Frame 1 (no input): blank canvas, image omitted
Frame 60 (no input): blank canvas, image omitted
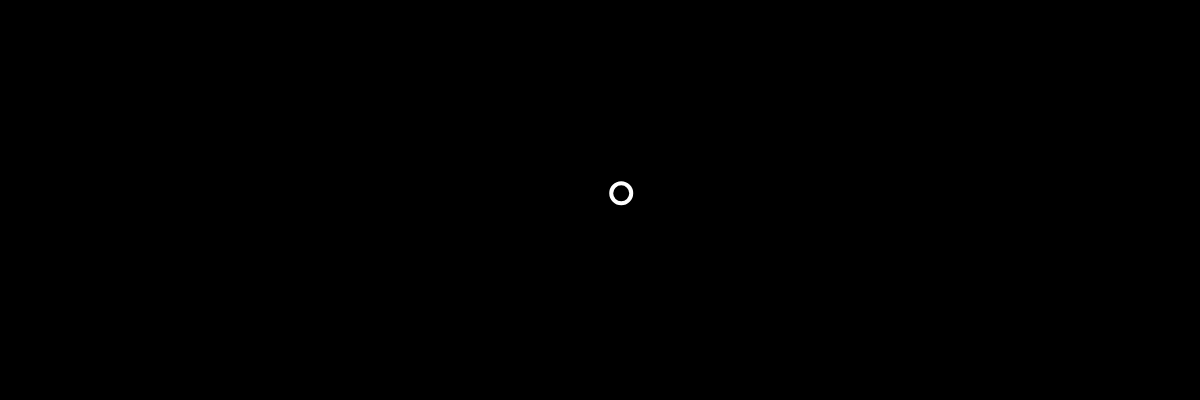
Frame 120 (the mouse pressed at the canvas centre since frame 60)

The p5.js sketch whose frames 1 and 60 were blank and that drew this single picture after the mouse press (run headless with seeded random() and noise() and a simulated clock; from frame 60 on, the mouse is pressed at the canvas centre):

// p5.js sketch
// ── sketch.js
// From Daniel Shiffman
// Coding Train - https://github.com/CodingTrain/Rainbow-Code/tree/master/Tutorials/P5JS/p5.js/07/7.3_p5js_Arrays_of_Objects
//


let bubbles = [];

function setup() {
    createCanvas(windowWidth, 400);
    let b = new Bubble(width/2, height/2, 10);
    bubbles.push(b);
}

function mouseDragged() {
    let r = random(10, 50);
    let b = new Bubble(mouseX, mouseY, r);
    bubbles.push(b);
}

function draw() {
    background(0);
    for (let i = 0; i < bubbles.length; i++) {
        bubbles[i].move();
        bubbles[i].show();
    }
}

class Bubble {
    constructor(x, y, r) {
        this.x = x;
        this.y = y;
        this.r = r;
    }

    move() {
        this.x = this.x + random(-5, 5);
        this.y = this.y + random(-5, 5);
    }

    show() {
        stroke(255);
        strokeWeight(4);
        noFill();
        ellipse(this.x, this.y, this.r * 2);
    }
}
